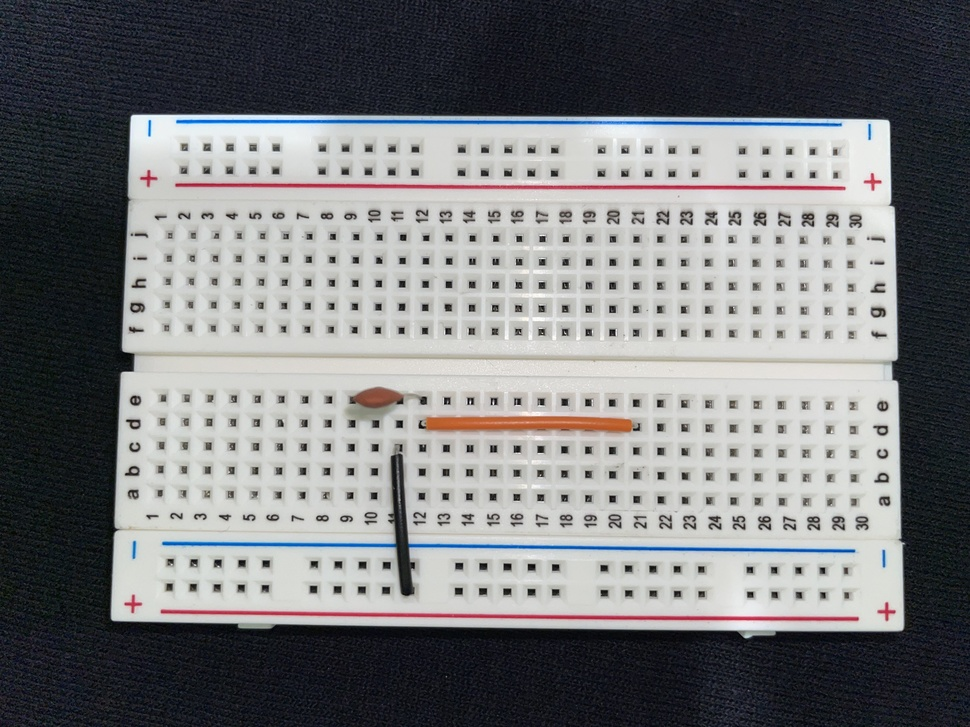
#> input picture thomp2.jpg, 970 x 727 px, shrunk from 4032 x 3024 before the run
$ python preprocessing.py
#> lines starting #> are read from the running program, lines starting #| are printed output that depends on the picture; after the words box and inside, x2 and y2 are one past the last pixel; in counts of white or black regions, pixels touching at a corner belong together
import cv2 as cv
import os
import numpy as np


def process_image(image_path):
    # Load the image
#> called with image_path = 'thomp2.jpg'
    image = cv.imread(image_path)
#> image is the input picture: shape (727, 970, 3); mean B, G, R 122.3, 120.5, 119.5

    # Crop the image
    cropped_image = cv.imread(crop_image(image))

    return cropped_image

    # Cleans/sharpens the image
    # cleaned_image = clean_image(cropped_image)

    # TODO: Replace this with cleaned_image. Use cropped_image for testing
    # cv.imshow("Cropped image", cropped_image)
    # cv.waitKey(0)
    # cv.destroyAllWindows


def crop_image(image):
    """
    Crops the image.
    Input: Imread Mat object.
    Output: Cropped image filepath.
    """
    # Convert the image to grayscale
    gray = cv.cvtColor(image, cv.COLOR_BGR2GRAY)
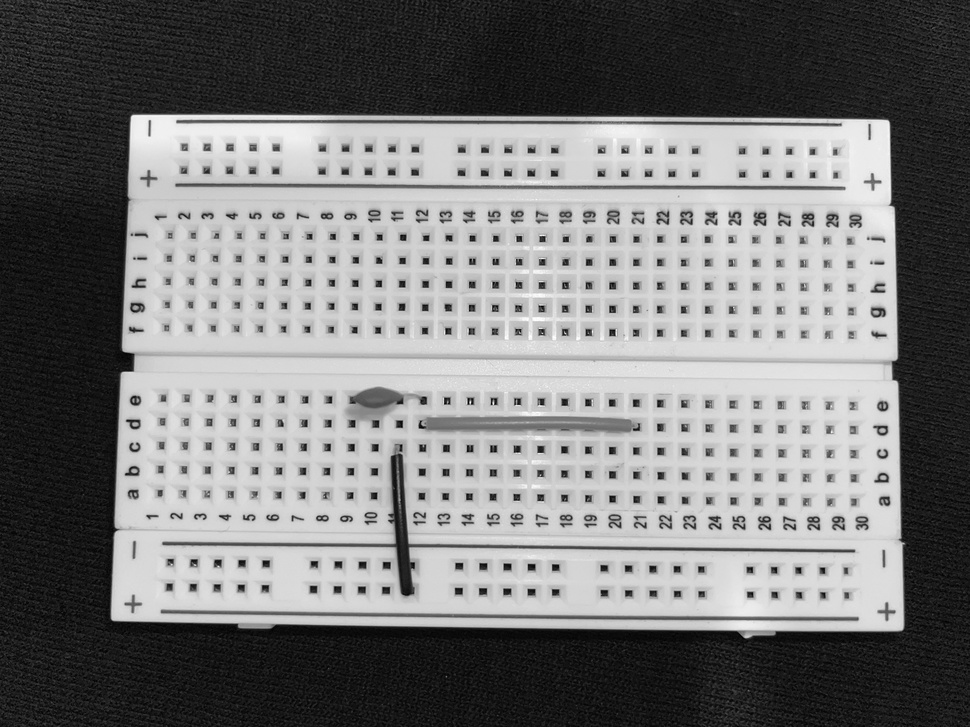
#> gray: shape (727, 970); min 0, max 255, mean 120.4

    # Apply a binary threshold or any other suitable preprocessing
    _, thresh = cv.threshold(gray, 128, 255, cv.THRESH_BINARY)
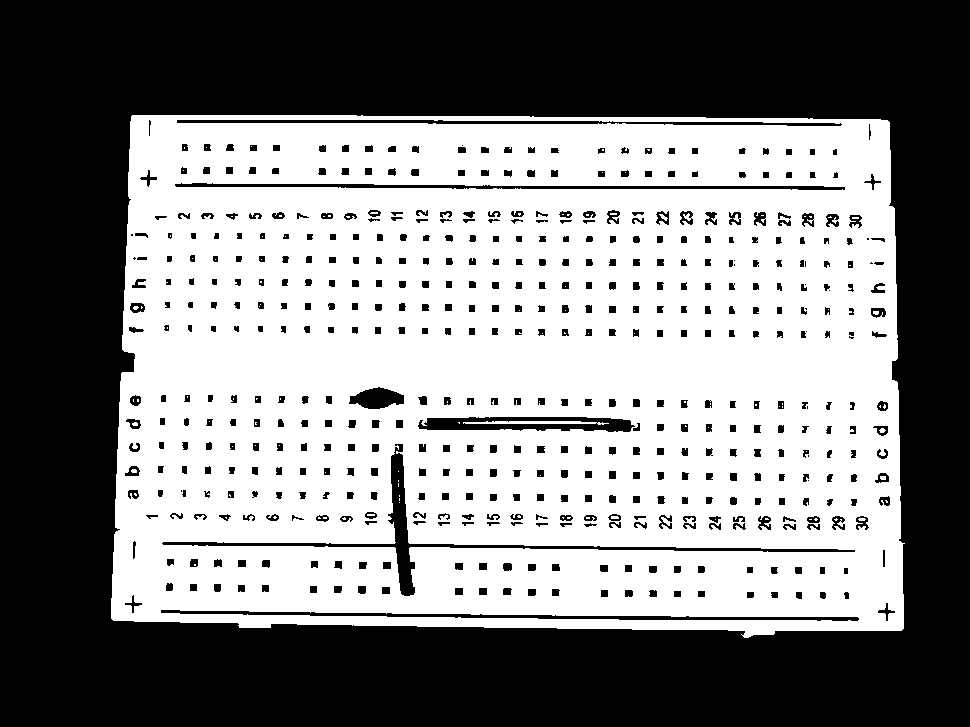
#> thresh: shape (727, 970); 51.2% white; 522 black regions (19 under 20 px)

    # Find contours in the binary image
    contours, _ = cv.findContours(thresh, cv.RETR_EXTERNAL, cv.CHAIN_APPROX_SIMPLE)
#> contours = 1 contour; box (x1, y1, x2, y2) and area: (111, 115, 905, 638) 395386

    # Initialize a list to store cropped objects
    cropped_objects = []

    # Set minimum contour area and aspect ratio thresholds
    min_contour_area = 1000  # Adjust this value as needed
    min_aspect_ratio = 0.3  # Adjust this value as needed

    # Iterate through the detected contours
    for contour in contours:
        # Calculate the contour area
        contour_area = cv.contourArea(contour)

        # Calculate the bounding rectangle for the contour
        x, y, w, h = cv.boundingRect(contour)

        # Calculate the aspect ratio of the bounding rectangle
        aspect_ratio = float(w) / h

        # Filter contours based on area and aspect ratio
        if contour_area > min_contour_area and aspect_ratio > min_aspect_ratio:
            # Crop the object from the original image
            cropped_object = image[y : y + h, x : x + w]

            # Append the cropped object to the list
            cropped_objects.append(cropped_object)
#> this loop made 1 pass
#> (contour_area, x, y, w, h, aspect_ratio) on pass 1: (395386.5, 111, 115, 794, 523, 1.52)
#> pass 1, in crop_image, `cropped_object = image[y : y + h, x : x + w]`:
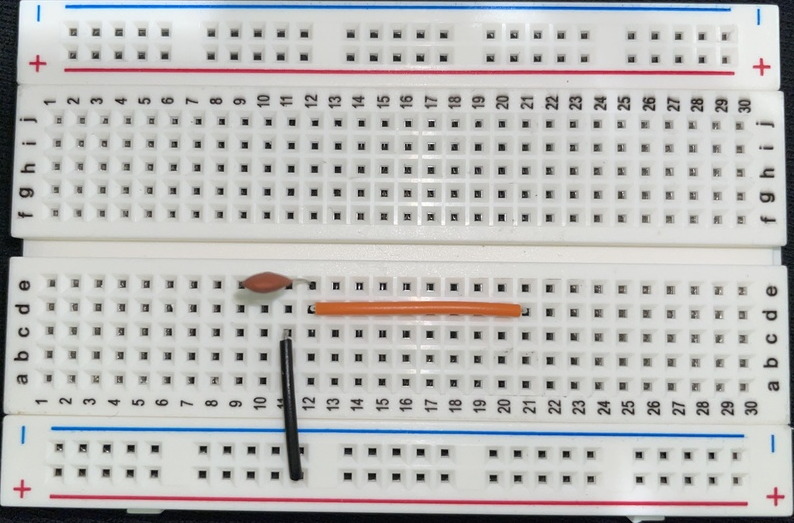
#> cropped_object: shape (523, 794, 3); mean B, G, R 184.8, 186.3, 186.9
#> after the loop, cropped_objects = 1 item

    # Before saving the cropped object, ensure the "temp" folder exists
    if not os.path.exists("temp"):
        os.makedirs("temp")

    # Display or save the cropped objects
    for i, cropped_object in enumerate(cropped_objects):
        # cv.imshow(f"Cropped Object {i}", cropped_object)
        new_image_path = f"temp/cropped_object_{i}.jpg"
        cv.imwrite(new_image_path, cropped_object)
#> this loop made 1 pass

    return new_image_path


def clean_image(image):
    """
    Cleans/processes the image.
    Input: Cropped Imread Mat object.
    Output: Cleaned image.
    """
    # TODO: Extra processing if necessary.
    pass


if __name__ == "__main__":
    image_path = "thomp2.jpg"
    process_image(image_path)

$ run again, with breadboard3.jpg copied over thomp2.jpg
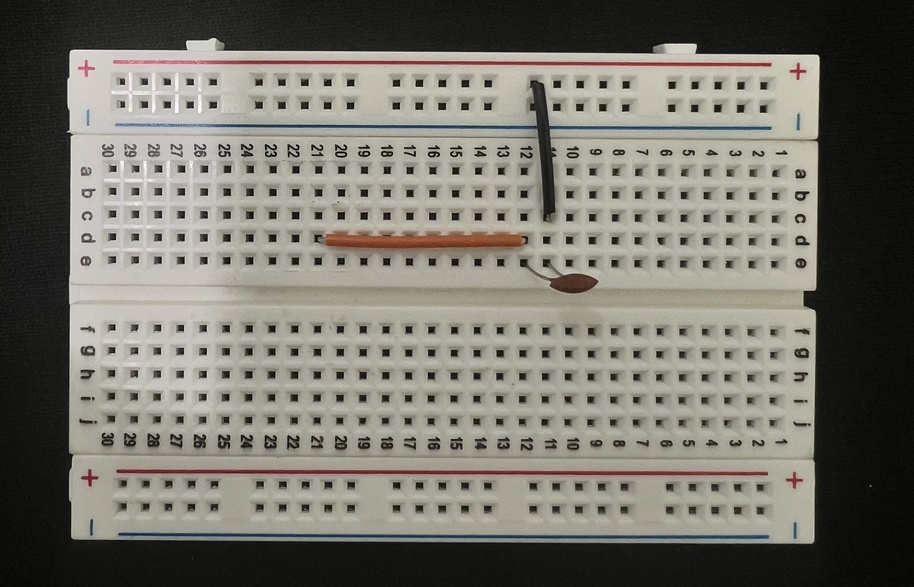
#> input picture breadboard3.jpg, 914 x 587 px, shrunk from 3015 x 1938 before the run
#> in process_image, image is the input picture: shape (587, 914, 3); mean B, G, R 106.1, 113.9, 116.8
#> in crop_image, `_, thresh = cv.threshold(gray, 128, 255, cv.THRESH_BINARY)`:
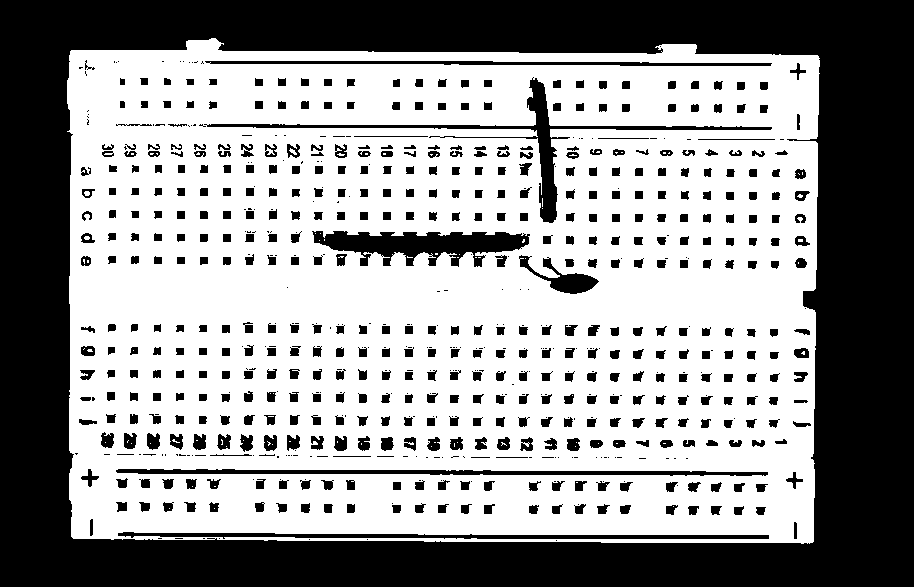
#> thresh: shape (587, 914); 58.9% white; 740 black regions (246 under 20 px)
#> contours = 1 contour; box (x1, y1, x2, y2) and area: (67, 38, 820, 544) 364418
#> the loop in crop_image, `for contour in contours:` made 1 pass
#> (contour_area, x, y, w, h, aspect_ratio) on pass 1: (364418.5, 67, 38, 753, 506, 1.49)
#> pass 1, in crop_image, `cropped_object = image[y : y + h, x : x + w]`:
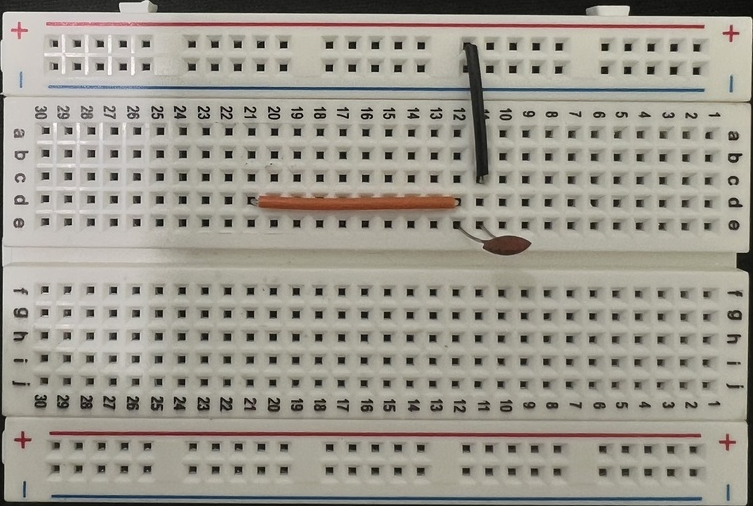
#> cropped_object: shape (506, 753, 3); mean B, G, R 142.1, 152.3, 156.3
#> after the loop in crop_image, `for contour in contours:`: cropped_objects = 1 item
#> the loop in crop_image, `for i, cropped_object in enumerate(cropped_objects): # cv.imshow(f"Cro..` made 1 pass
